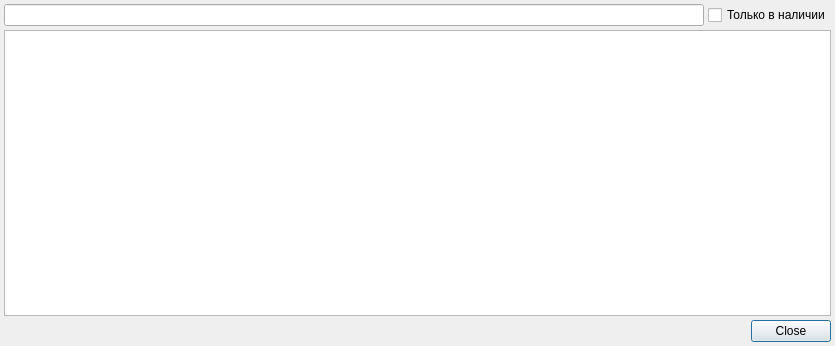
<?xml version="1.0" encoding="UTF-8"?>
<ui version="4.0">
 <class>SmnnGrlsLfNomenclatureExpenseEditor</class>
 <widget class="QDialog" name="SmnnGrlsLfNomenclatureExpenseEditor">
  <property name="geometry">
   <rect>
    <x>0</x>
    <y>0</y>
    <width>835</width>
    <height>346</height>
   </rect>
  </property>
  <property name="windowTitle">
   <string>Выбор МНН и Формы выпуска</string>
  </property>
  <layout class="QGridLayout" name="gridLayout">
   <property name="margin">
    <number>4</number>
   </property>
   <property name="spacing">
    <number>4</number>
   </property>
   <item row="1" column="0" colspan="2">
    <widget class="CSortFilterProxyTableView" name="tblSmnn">
     <property name="selectionBehavior">
      <enum>QAbstractItemView::SelectRows</enum>
     </property>
    </widget>
   </item>
   <item row="2" column="0" colspan="2">
    <widget class="QDialogButtonBox" name="buttonBox">
     <property name="orientation">
      <enum>Qt::Horizontal</enum>
     </property>
     <property name="standardButtons">
      <set>QDialogButtonBox::Close</set>
     </property>
    </widget>
   </item>
   <item row="0" column="0">
    <widget class="QLineEdit" name="edtFindName"/>
   </item>
   <item row="0" column="1">
    <widget class="QCheckBox" name="chkOnlyExists">
     <property name="text">
      <string>Только в наличии</string>
     </property>
    </widget>
   </item>
  </layout>
 </widget>
 <customwidgets>
  <customwidget>
   <class>CSortFilterProxyTableView</class>
   <extends>QTableView</extends>
   <header>library/SortFilterProxyTableView.h</header>
  </customwidget>
 </customwidgets>
 <tabstops>
  <tabstop>edtFindName</tabstop>
  <tabstop>chkOnlyExists</tabstop>
  <tabstop>tblSmnn</tabstop>
  <tabstop>buttonBox</tabstop>
 </tabstops>
 <resources/>
 <connections>
  <connection>
   <sender>buttonBox</sender>
   <signal>accepted()</signal>
   <receiver>SmnnGrlsLfNomenclatureExpenseEditor</receiver>
   <slot>accept()</slot>
   <hints>
    <hint type="sourcelabel">
     <x>248</x>
     <y>254</y>
    </hint>
    <hint type="destinationlabel">
     <x>157</x>
     <y>274</y>
    </hint>
   </hints>
  </connection>
  <connection>
   <sender>buttonBox</sender>
   <signal>rejected()</signal>
   <receiver>SmnnGrlsLfNomenclatureExpenseEditor</receiver>
   <slot>reject()</slot>
   <hints>
    <hint type="sourcelabel">
     <x>316</x>
     <y>260</y>
    </hint>
    <hint type="destinationlabel">
     <x>286</x>
     <y>274</y>
    </hint>
   </hints>
  </connection>
 </connections>
</ui>
